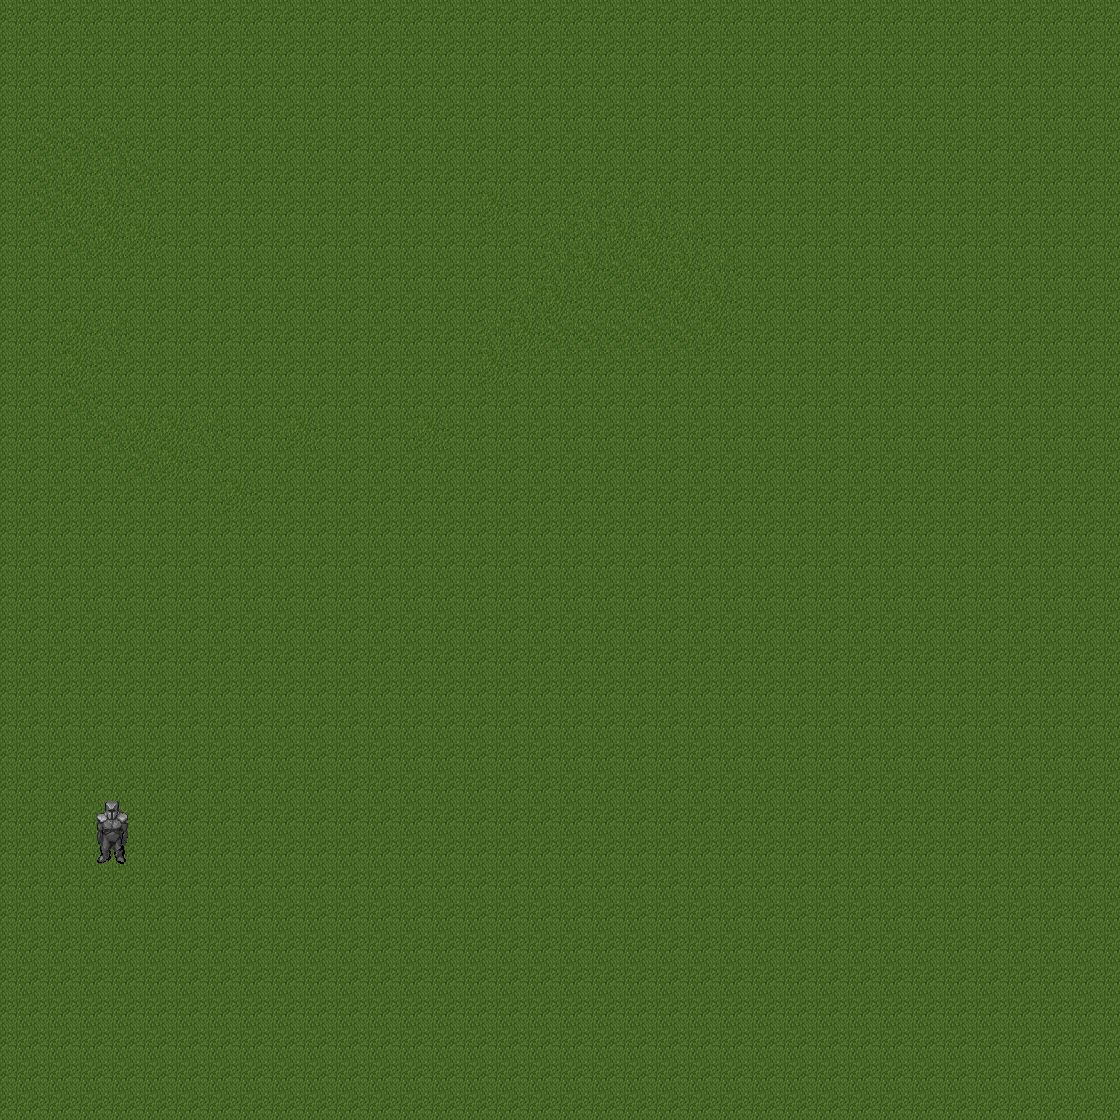

Below is a game level as drawn by its tile map, then a one-line description and the .tmx file that defines it, in full:
An orthogonal 35x35 tile map with 32x32 px tiles, 2 tile layers (Ground, Walls).

<map version="1.2" tiledversion="1.2.1" orientation="orthogonal" renderorder="right-down" width="35" height="35" tilewidth="32" tileheight="32" infinite="0" nextlayerid="5" nextobjectid="1">
 <tileset firstgid="1" source="Tileset.tsx" />
 <layer id="1" name="Ground" width="35" height="35">
  <data encoding="csv">
79,79,79,79,79,79,79,79,79,79,79,79,79,79,79,79,79,79,79,79,79,79,79,79,79,79,79,79,79,79,79,79,79,79,79,
79,79,79,79,79,79,79,79,79,79,79,79,79,79,79,79,79,79,79,79,79,79,79,79,79,79,79,79,79,79,79,79,79,79,79,
79,79,79,79,79,79,79,79,79,79,79,79,79,79,79,79,79,79,79,79,79,79,79,79,79,79,79,79,79,79,79,79,79,79,79,
79,79,79,79,79,79,79,79,79,79,79,79,79,79,79,79,79,79,79,79,79,79,79,79,79,79,79,79,79,79,79,79,79,79,79,
79,95,95,95,79,79,79,79,79,79,79,79,79,79,79,79,79,79,79,79,79,79,79,79,79,79,79,79,79,79,79,79,79,79,79,
79,95,96,80,95,79,79,79,79,79,79,79,79,79,79,79,79,79,79,79,79,79,79,79,79,79,79,79,79,79,79,79,79,79,79,
79,95,96,96,79,79,79,79,79,79,79,79,79,79,79,96,79,79,80,80,80,79,79,79,79,79,79,79,79,79,79,79,79,79,79,
79,79,95,96,96,79,79,79,79,79,79,79,79,79,79,79,79,80,80,96,96,80,79,79,79,79,79,79,79,79,79,79,79,79,79,
79,79,79,79,79,79,79,79,79,79,79,79,79,79,79,79,79,80,96,95,96,96,80,79,79,79,79,79,79,79,79,79,79,79,79,
79,79,79,79,79,79,79,79,79,79,79,79,79,79,79,79,80,96,79,79,95,96,96,79,79,79,79,79,79,79,79,79,79,79,79,
79,79,96,80,79,79,79,79,79,79,79,79,79,79,79,80,96,95,95,95,95,95,96,79,79,79,79,79,79,79,79,79,79,79,79,
79,79,96,79,79,79,79,79,79,79,79,79,79,79,79,96,79,79,79,79,79,79,79,79,79,79,79,79,79,79,79,79,79,79,79,
79,79,95,79,79,79,79,79,79,79,79,79,79,79,79,79,79,79,79,79,79,79,79,79,79,79,79,79,79,79,79,79,79,79,79,
79,79,79,95,96,96,80,79,79,96,79,79,79,96,79,79,79,79,79,79,79,79,79,79,79,79,79,79,79,79,79,79,79,79,79,
79,79,79,79,95,96,79,79,79,79,79,79,79,79,79,79,79,79,79,79,79,79,79,79,79,79,79,79,79,79,79,79,79,79,79,
79,79,79,79,79,79,79,96,79,79,79,79,79,79,79,79,79,79,79,79,79,79,79,79,79,79,79,79,79,79,79,79,79,79,79,
79,79,79,79,79,79,79,79,79,79,79,79,79,79,79,79,79,79,79,79,79,79,79,79,79,79,79,79,79,79,79,79,79,79,79,
79,79,79,79,79,79,79,79,79,79,79,79,79,79,79,79,79,79,79,79,79,79,79,79,79,79,79,79,79,79,79,79,79,79,79,
79,79,79,79,79,79,79,79,79,79,79,79,79,79,79,79,79,79,79,79,79,79,79,79,79,79,79,79,79,79,79,79,79,79,79,
79,79,79,79,79,79,79,79,79,79,79,79,79,79,79,79,79,79,79,79,79,79,79,79,79,79,79,79,79,79,79,79,79,79,79,
79,79,79,79,79,79,79,79,79,79,79,79,79,79,79,79,79,79,79,79,79,79,79,79,79,79,79,79,79,79,79,79,79,79,79,
79,79,79,79,79,79,79,79,79,79,79,79,79,79,79,79,79,79,79,79,79,79,79,79,79,79,79,79,79,79,79,79,79,79,79,
79,79,79,79,79,79,79,79,79,79,79,79,79,79,79,79,79,79,79,79,79,79,79,79,79,79,79,79,79,79,79,79,79,79,79,
79,79,79,79,79,79,79,79,79,79,79,79,79,79,79,79,79,79,79,79,79,79,79,79,79,79,79,79,79,79,79,79,79,79,79,
79,79,79,79,79,79,79,79,79,79,79,79,79,79,79,79,79,79,79,79,79,79,79,79,79,79,79,79,79,79,79,79,79,79,79,
79,79,79,79,79,79,79,79,79,79,79,79,79,79,79,79,79,79,79,79,79,79,79,79,79,79,79,79,79,79,79,79,79,79,79,
79,79,79,79,79,79,79,79,79,79,79,79,79,79,79,79,79,79,79,79,79,79,79,79,79,79,79,79,79,79,79,79,79,79,79,
79,79,79,79,79,79,79,79,79,79,79,79,79,79,79,79,79,79,79,79,79,79,79,79,79,79,79,79,79,79,79,79,79,79,79,
79,79,79,79,79,79,79,79,79,79,79,79,79,79,79,79,79,79,79,79,79,79,79,79,79,79,79,79,79,79,79,79,79,79,79,
79,79,79,79,79,79,79,79,79,79,79,79,79,79,79,79,79,79,79,79,79,79,79,79,79,79,79,79,79,79,79,79,79,79,79,
79,79,79,79,79,79,79,79,79,79,79,79,79,79,79,79,79,79,79,79,79,79,79,79,79,79,79,79,79,79,79,79,79,79,79,
79,79,79,79,79,79,79,79,79,79,79,79,79,79,79,79,79,79,79,79,79,79,79,79,79,79,79,79,79,79,79,79,79,79,79,
79,79,79,79,79,79,79,79,79,79,79,79,79,79,79,79,79,79,79,79,79,79,79,79,79,79,79,79,79,79,79,79,79,79,79,
79,79,79,79,79,79,79,79,79,79,79,79,79,79,79,79,79,79,79,79,79,79,79,79,79,79,79,79,79,79,79,79,79,79,79,
79,79,79,79,79,79,79,79,79,79,79,79,79,79,79,79,79,79,79,79,79,79,79,79,79,79,79,79,79,79,79,79,79,79,79
</data>
 </layer>
 <layer id="3" name="Walls" width="35" height="35">
  <data encoding="csv">
0,0,0,0,0,0,0,0,0,0,0,0,0,0,0,0,0,0,0,0,0,0,0,0,0,0,0,0,0,0,0,0,0,0,0,
0,0,0,0,0,0,0,0,0,0,0,0,0,0,0,0,0,0,0,0,0,0,0,0,0,0,0,0,0,0,0,0,0,0,0,
0,0,0,0,0,0,0,0,0,0,0,0,0,0,0,0,0,0,0,0,0,0,0,0,0,0,0,0,0,0,0,0,0,0,0,
0,0,0,0,0,0,0,0,0,0,0,0,0,0,0,0,0,0,0,0,0,0,0,0,0,0,0,0,0,0,0,0,0,0,0,
0,0,0,0,0,0,0,0,0,0,0,0,0,0,0,0,0,0,0,0,0,0,0,0,0,0,0,0,0,0,0,0,0,0,0,
0,0,0,0,0,0,0,0,0,0,0,0,0,0,0,0,0,0,0,0,0,0,0,0,0,0,0,0,0,0,0,0,0,0,0,
0,0,0,0,0,0,0,0,0,0,0,0,0,0,0,0,0,0,0,0,0,0,0,0,0,0,0,0,0,0,0,0,0,0,0,
0,0,0,0,0,0,0,0,0,0,0,0,0,0,0,0,0,0,0,0,0,0,0,0,0,0,0,0,0,0,0,0,0,0,0,
0,0,0,0,0,0,0,0,0,0,0,0,0,0,0,0,0,0,0,0,0,0,0,0,0,0,0,0,0,0,0,0,0,0,0,
0,0,0,0,0,0,0,0,0,0,0,0,0,0,0,0,0,0,0,0,0,0,0,0,0,0,0,0,0,0,0,0,0,0,0,
0,0,0,0,0,0,0,0,0,0,0,0,0,0,0,0,0,0,0,0,0,0,0,0,0,0,0,0,0,0,0,0,0,0,0,
0,0,0,0,0,0,0,0,0,0,0,0,0,0,0,0,0,0,0,0,0,0,0,0,0,0,0,0,0,0,0,0,0,0,0,
0,0,0,0,0,0,0,0,0,0,0,0,0,0,0,0,0,0,0,0,0,0,0,0,0,0,0,0,0,0,0,0,0,0,0,
0,0,0,0,0,0,0,0,0,0,0,0,0,0,0,0,0,0,0,0,0,0,0,0,0,0,0,0,0,0,0,0,0,0,0,
0,0,0,0,0,0,0,0,0,0,0,0,0,0,0,0,0,0,0,0,0,0,0,0,0,0,0,0,0,0,0,0,0,0,0,
0,0,0,0,0,0,0,0,0,0,0,0,0,0,0,0,0,0,0,0,0,0,0,0,0,0,0,0,0,0,0,0,0,0,0,
0,0,0,0,0,0,0,0,0,0,0,0,0,0,0,0,0,0,0,0,0,0,0,0,0,0,0,0,0,0,0,0,0,0,0,
0,0,0,0,0,0,0,0,0,0,0,0,0,0,0,0,0,0,0,0,0,0,0,0,0,0,0,0,0,0,0,0,0,0,0,
0,0,0,0,0,0,0,0,0,0,0,0,0,0,0,0,0,0,0,0,0,0,0,0,0,0,0,0,0,0,0,0,0,0,0,
0,0,0,0,0,0,0,0,0,0,0,0,0,0,0,0,0,0,0,0,0,0,0,0,0,0,0,0,0,0,0,0,0,0,0,
0,0,0,0,0,0,0,0,0,0,0,0,0,0,0,0,0,0,0,0,0,0,0,0,0,0,0,0,0,0,0,0,0,0,0,
0,0,0,0,0,0,0,0,0,0,0,0,0,0,0,0,0,0,0,0,0,0,0,0,0,0,0,0,0,0,0,0,0,0,0,
0,0,0,0,0,0,0,0,0,0,0,0,0,0,0,0,0,0,0,0,0,0,0,0,0,0,0,0,0,0,0,0,0,0,0,
0,0,0,0,0,0,0,0,0,0,0,0,0,0,0,0,0,0,0,0,0,0,0,0,0,0,0,0,0,0,0,0,0,0,0,
0,0,0,0,0,0,0,0,0,0,0,0,0,0,0,0,0,0,0,0,0,0,0,0,0,0,0,0,0,0,0,0,0,0,0,
0,0,0,238,0,0,0,0,0,0,0,0,0,0,0,0,0,0,0,0,0,0,0,0,0,0,0,0,0,0,0,0,0,0,0,
0,0,0,254,0,0,0,0,0,0,0,0,0,0,0,0,0,0,0,0,0,0,0,0,0,0,0,0,0,0,0,0,0,0,0,
0,0,0,0,0,0,0,0,0,0,0,0,0,0,0,0,0,0,0,0,0,0,0,0,0,0,0,0,0,0,0,0,0,0,0,
0,0,0,0,0,0,0,0,0,0,0,0,0,0,0,0,0,0,0,0,0,0,0,0,0,0,0,0,0,0,0,0,0,0,0,
0,0,0,0,0,0,0,0,0,0,0,0,0,0,0,0,0,0,0,0,0,0,0,0,0,0,0,0,0,0,0,0,0,0,0,
0,0,0,0,0,0,0,0,0,0,0,0,0,0,0,0,0,0,0,0,0,0,0,0,0,0,0,0,0,0,0,0,0,0,0,
0,0,0,0,0,0,0,0,0,0,0,0,0,0,0,0,0,0,0,0,0,0,0,0,0,0,0,0,0,0,0,0,0,0,0,
0,0,0,0,0,0,0,0,0,0,0,0,0,0,0,0,0,0,0,0,0,0,0,0,0,0,0,0,0,0,0,0,0,0,0,
0,0,0,0,0,0,0,0,0,0,0,0,0,0,0,0,0,0,0,0,0,0,0,0,0,0,0,0,0,0,0,0,0,0,0,
0,0,0,0,0,0,0,0,0,0,0,0,0,0,0,0,0,0,0,0,0,0,0,0,0,0,0,0,0,0,0,0,0,0,0
</data>
 </layer>
</map>
